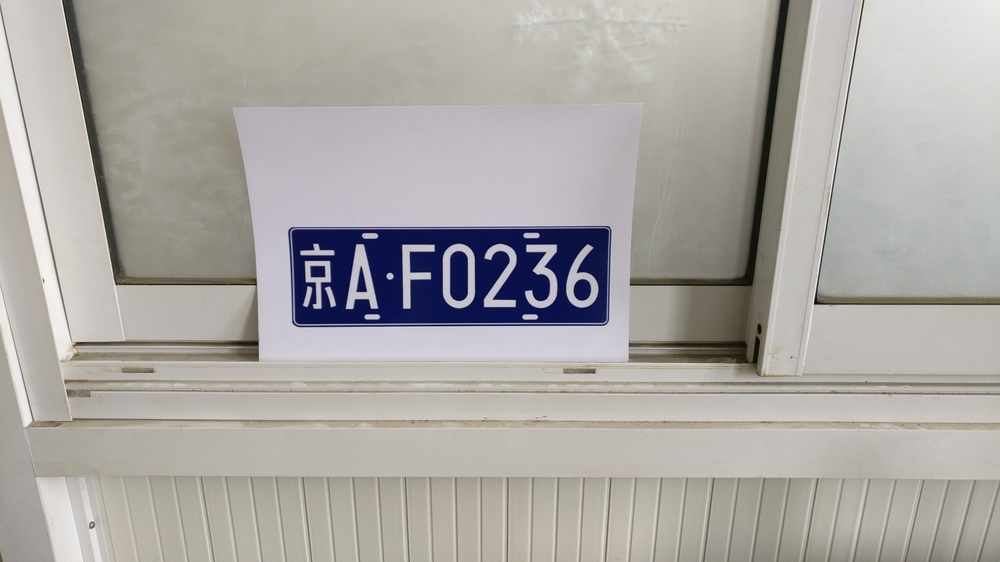
#> input picture SharingParkingPlace-master/ServerOne/in.jpg, 1000 x 562 px, shrunk from 4640 x 2610 before the run, found by its file name
$ python Locate.py
#> lines starting #> are read from the running program, lines starting #| are printed output that depends on the picture
import cv2
import os

class Locate(object):
    def __init__(self,imgname="./in.jpg",xmlname="./Locate/cascade.xml"):
#> called with imgname = './in.jpg', xmlname = './Locate/cascade.xml'
        self.__img=cv2.imread(imgname)
        cascade=cv2.CascadeClassifier(xmlname)
        self.__location=cascade.detectMultiScale(self.__img)

    def Cut(self):
        rec=cv2.imread("./in.jpg")
#> rec is the input picture: shape (562, 1000, 3); mean B, G, R 164.6, 167.9, 171.3
        for i,j,w,h in self.__location:
            cv2.rectangle(rec, (i, j),(i+w, j+h), (0, 0, 255), 2)
            cv2.imwrite("./rec.jpg",rec)
            img=self.__img[j:j+h,i:i+w].copy()
            cv2.imwrite("./out.jpg",img)
            return img
#> this loop made 1 pass
#> pass 1, in Cut, `cv2.imwrite("./rec.jpg",rec)`:
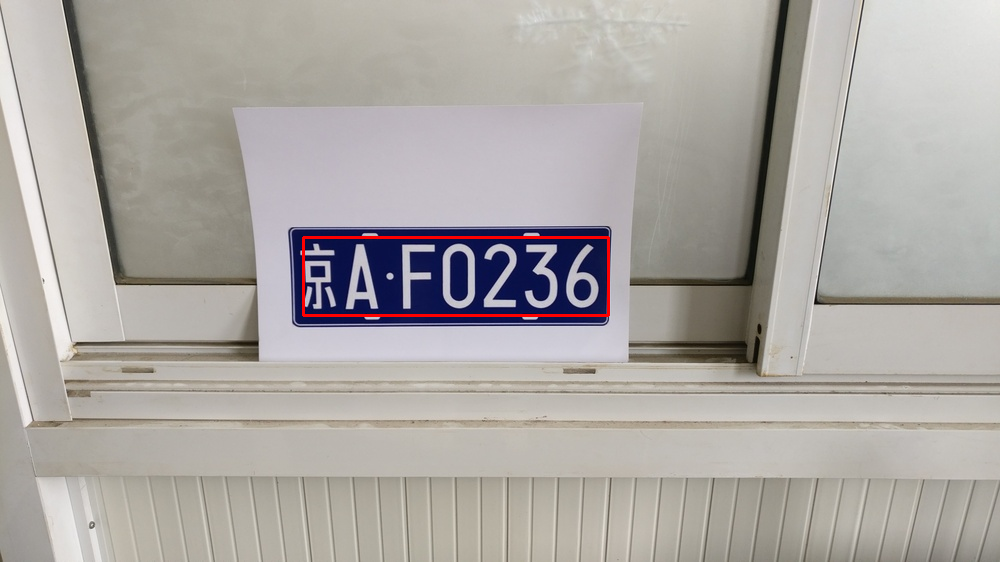
#> saved as rec.jpg: shape (562, 1000, 3); mean B, G, R 164.2, 167.7, 172.2
#> pass 1, in Cut, `cv2.imwrite("./out.jpg",img)`:
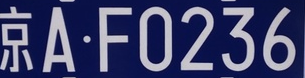
#> saved as out.jpg: shape (78, 305, 3); mean B, G, R 107, 65.4, 61.6

    def return_(self):
        return self.__location

if __name__ == '__main__':
    Test=Locate("./in.jpg")
    Test.Cut()
